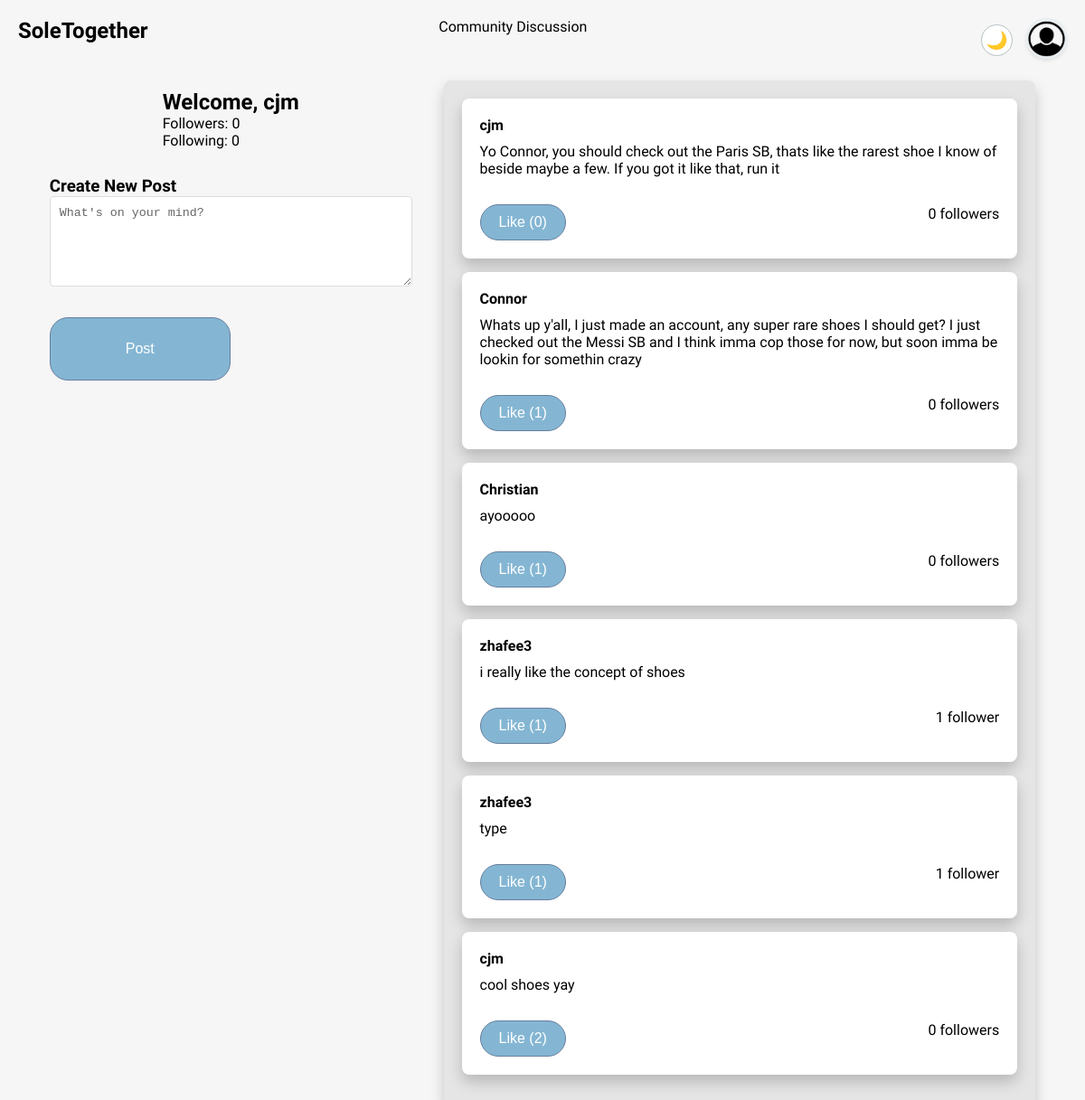
The page /discussion (signed in) on the database as committed earlier.
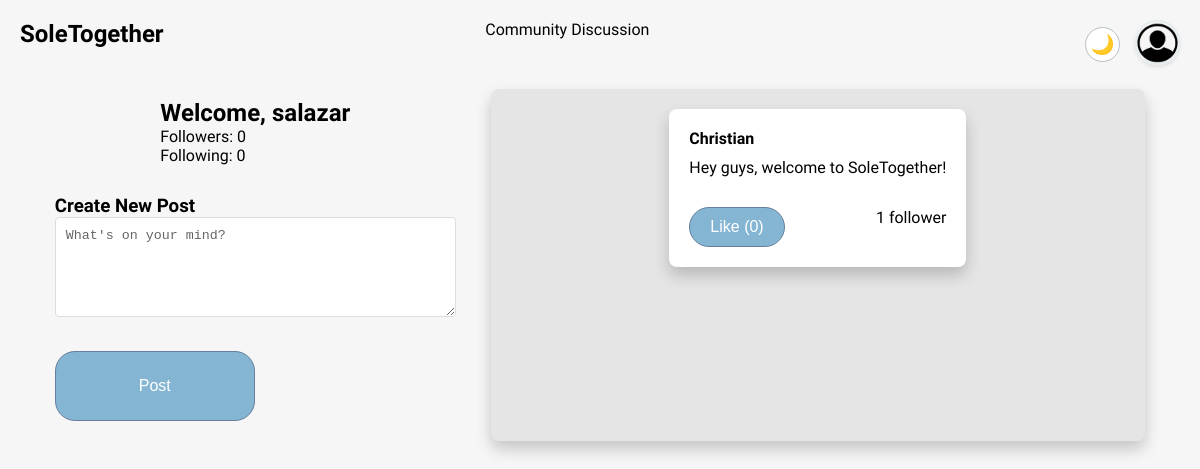
The same page on the database as committed later.
### tables this page shows
CREATE TABLE DiscussionEntry (
    DiscussionEntryID INTEGER PRIMARY KEY AUTOINCREMENT,
    Body TEXT,
    Username TEXT NOT NULL,
    Likes INT DEFAULT 0,
    FOREIGN KEY (Username) REFERENCES Client(Username)
);

### main.py (the view)
@app.route('/discussion', methods=['GET'])
def view_discussion():
    if 'username' not in session:
        return redirect(url_for('login'))
    conn = get_db()
    dbCursor = conn.cursor()
    entries = logic.get_discussion_entries(dbCursor)
    user_stats = logic.get_user_stats(dbCursor, session['username'])
    return render_template(
        'discussion.html',
        entries=entries,
        current_user=session['username'],
        user_stats=user_stats
    )

### logic.py (called while the page is built)
def get_discussion_entries(dbCursor, limit=50):
    query = """
        SELECT de.DiscussionEntryID, de.Body, de.Username, de.Likes,
               COUNT(DISTINCT f.FollowerUsername) as FollowerCount
        FROM DiscussionEntry de
        LEFT JOIN Follows f ON de.Username = f.FollowingUsername
        GROUP BY de.DiscussionEntryID
        ORDER BY de.DiscussionEntryID DESC
        LIMIT ?
    """
    try:
        dbCursor.execute(query, (limit,))
        return dbCursor.fetchall()
    except Exception as e:
        print(f"Error fetching discussion entries: {e}")
        return []

def get_user_stats(dbCursor, username):
    try:
        follower_query = """
            SELECT COUNT(*) FROM Follows
            WHERE FollowingUsername = ?
        """
        dbCursor.execute(follower_query, (username,))
        follower_count = dbCursor.fetchone()[0]
        following_query = """
            SELECT COUNT(*) FROM Follows
            WHERE FollowerUsername = ?
        """
        dbCursor.execute(following_query, (username,))
        following_count = dbCursor.fetchone()[0]
        return {
            'followers': follower_count,
            'following': following_count
        }
    except Exception as e:
        print(f"Error getting user stats: {e}")
        return {'followers': 0, 'following': 0}

### main.py (called while the page is built)
def get_db():
    if 'db' not in g:
        g.db = sqlite3.connect(db_path, check_same_thread=False)
    return g.db

### templates/discussion.html (shortened to what this page needs)
<!DOCTYPE html>
<html>
<head>
    <link rel="stylesheet" href="static/app.css"/>
</head>
<body>
    <div class="top-of-menu">
        <a href="/menu" style="text-decoration: none; color: var(--text-primary);">
            <h2>SoleTogether</h2>
        </a>
        <p>Community Discussion</p>
        <div class="top-right-controls">
            <button id="theme-toggle" class="theme-btn">
                <span id="theme-icon">🌙</span>
            </button>
            <a href="{{ url_for('view_profile', username=session.username) }}">
                <img class="profile-icon" src="{{ url_for('static', filename='prof.jpeg') }}" alt="profile icon" style="cursor: pointer;">
            </a>
        </div>
    </div>
    <div class="discussion-container">
        <div class="left-column">
            <div class="user-stats">
                <h2>Welcome, {{ current_user }}</h2>
                <p>Followers: {{ user_stats.followers }}</p>
                <p>Following: {{ user_stats.following }}</p>
            </div>
            <div class="create-post">
                <h3>Create New Post</h3>
                <form id="postForm" onsubmit="createPost(event)">
                    <textarea name="body" required placeholder="What's on your mind?"></textarea>
                    <button type="submit" class="btn">Post</button>
                </form>
            </div>
        </div>
        <div class="column general-discussion-box">
            <div class="entries">
                {% for entry in entries %}
                <div class="general-discussion-entry entry" data-id="{{ entry[0] }}">
                    <div class="entry-header">
                        <a href="{{ url_for('view_profile', username=entry[2]) }}" style="text-decoration: none; color: var(--text-primary);">
                            <strong>{{ entry[2] }} </strong>
                        </a>
                    </div>
                    <p>{{ entry[1] }}</p>
                    <div class="entry-footer">
                        <button class="btn" onclick="toggleLike('{{entry[0]}}')">
                            Like ({{ entry[3] }})
                        </button>
                        {% if entry[4] == 1 %}
                            <span>{{ entry[4] }} follower</span>
                        {% else %}
                            <span>{{ entry[4] }} followers</span>
                        {% endif %}
                    </div>
                </div>
                {% endfor %}
            </div>
        </div>
    </div>
</body>
</html>

### static/app.css (style rules this page uses)
* { margin: 0; padding: 0; box-sizing: border-box; }
body { margin: 20px; font-family: "Plus Jakarta Sans", sans-serif; font-size: 1rem; background-color: rgb(246, 246, 246); }
html { font-size: 16px; scroll-behavior: smooth; }
.btn { padding: 10px 20px; font-size: 1rem; background-color: rgb(132, 182, 211); color: white; border-radius: 20px; cursor: pointer; border: 1.5px solid rgb(103, 126, 158); margin-top: 20px; }
.top-of-menu { display: flex; justify-content: space-between; margin-bottom: 20px; }
.top-of-menu p { transform: translateX(-57px); }
.profile-icon { border-radius: 10px; height: 40px; width: 40px; }
.discussion-container { display: flex; justify-content: space-between; }
.left-column { display: flex; flex: 1; margin-left: 3%; max-width: fit-content; align-items: center; flex-direction: column; }
.column { display: flex; flex: 1; align-items: center; flex-direction: column; }
.left-column button { width: 200px; height: 70px; }
.general-discussion-box { margin-left: 3%; margin-right: 3%; display: flex; grid-gap: 15px; width: 100%; padding: 20px; background-color: #e5e5e5; border-radius: 8px; box-sizing: border-box; box-shadow: 0px 8px 16px 0px rgba(0, 0, 0, 0.2); }
.general-discussion-entry { padding: 20px; background-color: #ffffff; border-radius: 8px; box-shadow: 0px 8px 16px 0px rgba(0, 0, 0, 0.2); }
.profile-icon { width: 45px; height: 45px; border-radius: 50%; border: 2px solid #e6edf0; box-shadow: 0 2px 4px rgba(0, 0, 0, 0.1); cursor: pointer; transition: transform 0.2s ease; }
:root { --background-primary: rgb(246, 246, 246); --background-secondary: #ffffff; --background-tertiary: #e5e5e5; --text-primary: #000000; --text-secondary: #666666; --accent-color: rgb(132, 182, 211); --border-color: #b6c0c4; --shadow-color: rgba(94, 94, 94, 0.2); --card-background: #ffffff; --card-hover: #f7f7f7; }
body { background-color: var(--background-primary); color: var(--text-primary); }
.top-right-controls { display: flex; align-items: center; gap: 15px; }
.theme-btn { background: none; border: none; cursor: pointer; font-size: 1.2rem; padding: 5px; display: flex; align-items: center; justify-content: center; border-radius: 50%; width: 35px; height: 35px; background-color: var(--background-secondary); border: 1px solid var(--border-color); transition: transform 0.2s ease; }
.general-discussion-box { background-color: var(--background-tertiary); }
.general-discussion-entry { background-color: var(--card-background); }
input, textarea { background-color: var(--card-background); color: var(--text-primary); border-color: var(--border-color); }
input::placeholder, textarea::placeholder { color: var(--text-secondary); }
* { transition: background-color 0.3s ease, color 0.3s ease; }

### templates/discussion.html (style rules this page uses)
.user-stats { margin-bottom: 20px; padding: 10px; }
.create-post { margin-bottom: 20px; }
.create-post textarea { width: 100%; min-height: 100px; margin-bottom: 10px; padding: 10px; border: 1px solid #ddd; border-radius: 4px; }
.entry { margin-bottom: 15px; }
.entry-header { display: flex; justify-content: space-between; align-items: center; margin-bottom: 10px; }
.entry-footer { margin-top: 10px; display: flex; justify-content: space-between; align-items: center; }

Rows that differ between the two databases and show on the page:
removed DiscussionEntry: Username "cjm", Body "Yo Connor, you should check out the Paris SB, thats like the rarest shoe I know of beside maybe a few. If you got it like that, run it", Likes "0"
removed DiscussionEntry: Username "Connor", Body "Whats up y'all, I just made an account, any super rare shoes I should get? I just checked out the Messi SB and I think imma cop those for now, but soon imma be lookin for somethin crazy", Likes "1", entry "0"
removed DiscussionEntry: Username "Christian", Body "ayooooo", Likes "1", entry "0"
removed DiscussionEntry: Username "zhafee3", Body "i really like the concept of shoes", Likes "1"
removed DiscussionEntry: Username "zhafee3", Body "type", Likes "1"
removed DiscussionEntry: Username "cjm", Body "cool shoes yay", Likes "2", entry "0"
added DiscussionEntry: Username "Christian", Body "Hey guys, welcome to SoleTogether!", Likes "0", DiscussionEntryID "1"
Other text that changed with them:
{{ current_user }}: "cjm" → "salazar"
